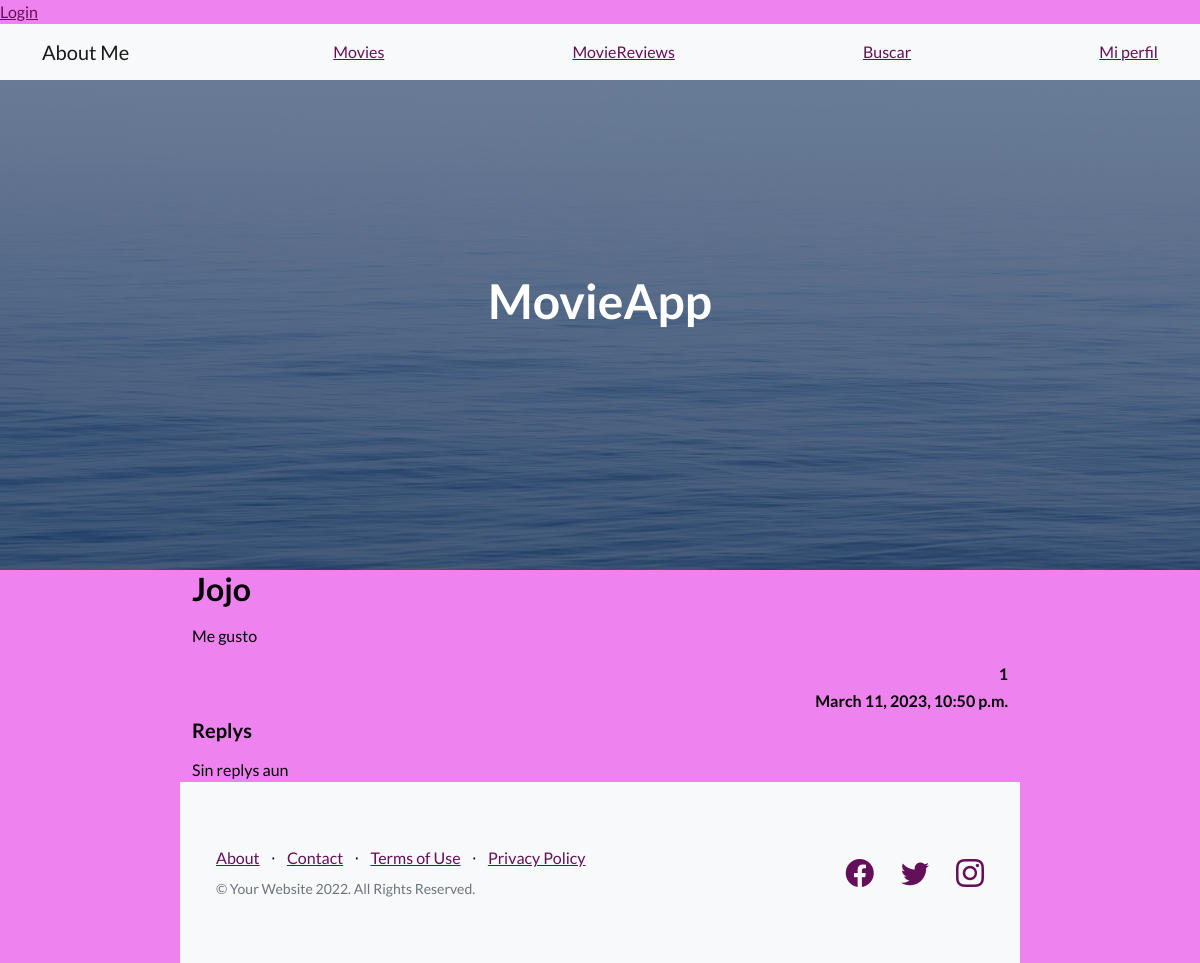
The page /detail_reviews/3 on the database its author committed.
### AppCoder/models.py (models this page shows)
class Review(models.Model):
    title =  models.CharField(max_length=40)
    text = models.CharField(max_length=200)
    user =models.CharField(max_length=200)
    date = models.DateTimeField(auto_now_add=True)
    stars = models.IntegerField()

### AppCoder/views.py (the view, shortened to what this page needs)
# urls.py: path('detail_reviews/<pk>', views.detail_reviews, name='detail_reviews'),
def detail_reviews(request, pk):
    review = Review.objects.get(id=pk)
    newReview = AddReview()
    all_reviews = Review.objects.filter(id=review.id)
    rev = len(all_reviews) > 0
    rev_context = {'all': all_reviews, 'rev': rev}
    context= {'review': review, 'req': str(request.user),
              'replys':rev_context,
              'AddReview':AddReview}
    return render(request, 'revdetail.html', context)

### AppCoder/templates/revdetail.html (shortened to what this page needs)
{% extends 'index.html'%}  {% block main_content %}
<div class="row justify-content-center" style="width: 70%; margin: auto">
  <article style="margin-bottom: 3rem col-md-12 col-sm-12">
    <h2>{{review.title}}</h2>
    <p class="mt-3">{{review.text | safe}}</p>
    <h6 class="text-end"> {{review.user}}</h6>
    <h6 class="text-end"> {{review.date}}</h6>
  </article>
  <section class="col-md-12">
    <h5 class="mb-3">Replys</h5>
    {% if reply.rev %}
    <ul class="p-0">
      {% for reply in replys.all %}
      <li>
        <article class="mt-3">
          <span
            class="gradient rounded px-2"
            style="font-size: 1.2rem; margin-top: 1rem"
            >{{reply.username}}</span
          >
          <p class="comment-bg rounded my-1">{{reply.reply}}</p>
          {% if user.is_authenticated and req == reply.username.username %}
          <a
            href="{% url 'delete_reply' reply.id %}"
            class="btn btn-danger py-1 my-1"
            style="font-size: 0.8rem"
            >Delete</a
          >
          {% endif %}
        </article>
        <p class="text-muted" style="font-size: 12px">{{reply.date}}</p>
      </li>
      {% endfor %}
    </ul>
    {% else %}
    <span class="mb-3">Sin replys aun</span>
    {% endif %}
  </section>
  {% endblock %}

### rows shown on the page
Review: title "Jojo", text "Me gusto", user "1", date "March 11, 2023, 10:50 p.m."
